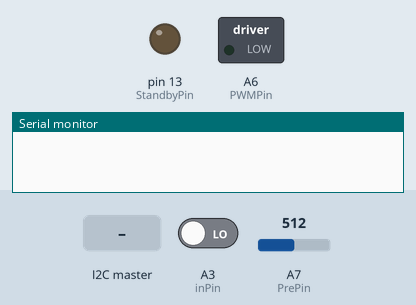
The sketch below on a simulated Teensy 4. Shown: switched loads named in the sketch (green lamp = pin HIGH), output pins drawn as LEDs (lit = HIGH), the last lines printed to the serial monitor. The test bench sets the inputs (shaded band); at power-on: A3 (inPin) LOW, A7 (PrePin) = 512. EEPROM starts erased.

Above: at 1.3 s.
1.4 s: A3 (inPin) driven HIGH
At 2.5 s:
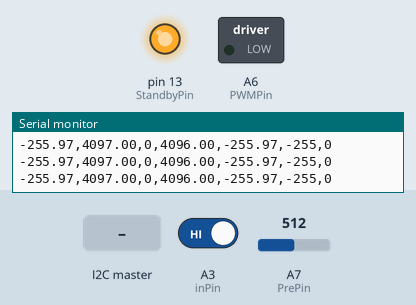
2.9 s: A3 (inPin) driven LOW
At 3.14 s:
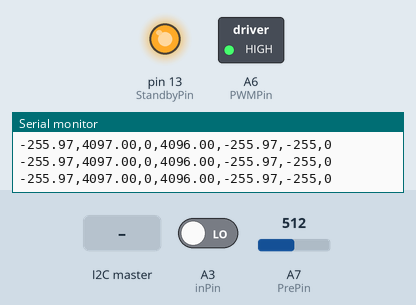
4.8 s: the I2C master sends "S"
At 5.7 s:
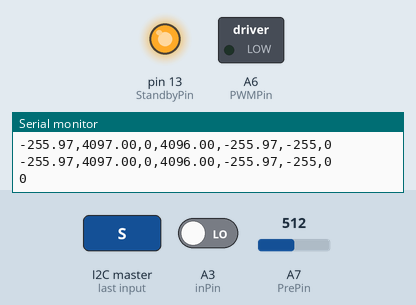
Timing chart, 0 to 7.8 s (numbered marks = the images above; inputs shaded):
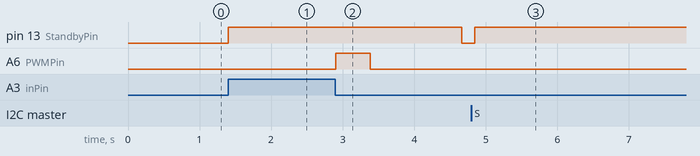

The sketch:

PM_PumpControl_NonStop_v4.ino
```cpp
/* Version 2.0
  -fixed pid input output scaling error
  -fixed pid output range error
  -increased program loop rate thus increasing pid correction rate
  -tunid pid to p=3,i=2,d=.3
*/


#include <EEPROM.h>
#include <PID_v1.h>
#include <Wire.h>
#include "RunningAverage.h"

//double Setpoint, Input, Output;
double Input = 0.0;
double Output = 0.0;
double Setpoint = 0.0;
String inByte = "";
int i=0;
int Bpress;
int Epress;
int nopid = 0;


//int PumpCode = 1;

// Parameter needs calibration
int MaxPower = 255;  // Max allowed power (out of 255)
int SetPre;      // Pressure corresponds to 10 l/min
int LowPreLim = 0; // Pressure corresponds to 9.5 l/min
int PMax = 0;          // powerlevel for pump

//Specify the links and initial PID tuning parameters, choose one
//PID myPID(&Input, &Output, &Setpoint,3,3,.2, DIRECT); // ODEN #1
PID myPID(&Input, &Output, &Setpoint,3,3,.2, DIRECT); // BALDOR #2
//PID myPID(&Input, &Output, &Setpoint,2,1.5,.2, DIRECT); // #3
//PID myPID(&Input, &Output, &Setpoint,2,1.5,.2, DIRECT); // LOKE #4


// motor A connected between A01 and A02
// pin A7 - read pressure sensor analog output
// pin A9 - adjust potentiometer
// pin 13 - Stanby
// pin 17 - read command from mainboard to turn on pump
// pin 18 - SDA pin for I2C communication
// pin 19 - SCL pin for I2C communication
// pin 20 - PWM output

int mspeed;
float vout;
float pressure;

// Pin assignments
const int PrePin = A7;          // Pressure sensor pin
const int AdjustPin = A9;       // Potentiometer pin
const int StandbyPin = 13;      // Motor board standby pin
const int inPin = 17;           // Read command from mainboard
//const int SDAPin = 18;          // SDA pin for I2C
//const int SCLPin = 19;          // SCL pin for I2C
const int PWMPin = 20;          // PWM output to motor control board

const int PreReadings = 1000;    // 1000 Average 5s pressure sensor for PID
const int OutReadings = 5;      // 5 Average 5s PID output to control pump
const int numReadings = 20;     // Average 20 pressure readings within 1s
int PumpStatus = 0;            // Pump on/off (off = 0, on = 1)
byte PumpUnload = 1;            // Unloaded = 1, fully load = 0
byte ShutDownCount = 0;         // Shut down pump slowly after command
int myindex = 0;                // the index of the current reading


RunningAverage Pre(PreReadings);// the readings from the analog input
RunningAverage Out(OutReadings);// the readings from the analog input
float average_P = 0;            // the average of pressure
float average_O = 0;            // the average of PID output
int pumpspeed = 0;

unsigned long TimeCount = 0;    // counting time step

void setup(){
  analogWriteFrequency(20, 488); // pwm frequenc. default = 488.28
  //analogWriteResolution(12);     // default = 8 (255)

  Wire.begin(8); //use for PM pump********************************************************************************
 // Wire.begin(4); // use foe VOC pump
  Wire.onRequest(requestEvent); // register event for I2C with mainboard
  Wire.onReceive(receiveEvent);
  analogReadRes(13); // Set Teensy analog resolution to 13 bits
  pinMode(PWMPin, OUTPUT);
  pinMode(PrePin, INPUT);
  pinMode(StandbyPin, OUTPUT);
  pinMode(inPin, INPUT);
  digitalWrite(inPin,LOW);

  digitalWrite(StandbyPin, LOW);  // turn off pump
  delay(50);
  Serial.begin(9600);    //open Serial port
  delay(100);


  //turn the PID on
  myPID.SetOutputLimits(-8191, 8191);
  myPID.SetMode(AUTOMATIC);
  //EEPROM.put(200, 1002);  // !!!ONLY USE THE VERY FIRST TIME LOADING TEENSY!!!
 // EEPROM.put(100, 5000);  // !!!ONLY USE THE VERY FIRST TIME LOADING TEENSY!!!
}

void loop(){
 // Serial.println("H");
        // read from the sensor and add into array
      Pre.addValue(analogRead(PrePin));
      // advance to the next position in the array:
        average_P = Pre.getAverage();

  if (nopid == 0){
    //Serial.println("H");
   if (digitalRead(inPin) == HIGH){
     // Serial.println("InCommand");
     // Receive command to turn on pump
     digitalWrite(StandbyPin, HIGH);
     //if (ShutDownCount == 0){Output = 5000; }
     PIDMain();
     ShutDownCount = 1; // Count shutdown
     }
   else{
     // Turn off pump
     if (ShutDownCount == 1){
       PumpSlowShutDown();
       ShutDownCount = 0;
       myindex = 0;
       initialize();   // reset PID
     }
   }
  }
}

void initialize() {
  myindex = 0;
  average_P =0;
  average_O = 0;
  pumpspeed = 0;

  TimeCount = 0;
  PumpStatus = 0;
  PumpUnload = 1;

  Pre.clear();
  Out.clear();

  Input = 0.0;
  Output = 0.0;
  Setpoint = 0.0;
 // myPID.Initialize();
}

void PumpSlowShutDown(){
// Slowly shutdown the pump within 1 second

  int countdown = 175;
  while (countdown > 0){
    analogWrite(PWMPin,countdown);
    countdown = countdown-2;
    delay(20);
  }
  digitalWrite(StandbyPin, LOW); // turn off pump
}

void PIDMain(){                   // PID main function
  //Serial.println("H");
  // Read the potentiometer reading as calibration
    EEPROM.get(100,SetPre);       //get stored pump control pressure
    PumpStatus = 1;

      // advance to the next position in the array:
      myindex = myindex + 1;

      // Update control after 1s
        myindex = 0;
        // Get the difference of sensor reading and set point
        Input = average_P - SetPre;
        // Calculate PID output
        myPID.Compute();
        // Obtain PID output:
        Out.addValue(Output);
        // Calculate output average
        average_O = Out.getAverage();
        // Control pump power
        analogWrite(PWMPin,min(Output/32,MaxPower));
        pumpspeed = PMax + (Output/32);
        // Print out to the screen
        Serial.print(Output/32);
        Serial.print(',');
        Serial.print(Input);
        Serial.print(',');
        Serial.print(PMax);
        Serial.print(',');
        Serial.print(average_P);
        Serial.print(',');
        Serial.print(average_O/32);
        Serial.print(',');
        Serial.print(pumpspeed);
        Serial.print(',');
        Serial.println(myindex);

  delay(10);
}

void requestEvent()  // function that executes whenever data is requested by main
{
  //Serial.println("H");
  //Serial.println("Request");
  char PresArray[12];
  String str;
  str = String(PumpStatus) + ',' + int(average_P) + ',' + int(pumpspeed);
  str.toCharArray(PresArray,12);
  Wire.print(PresArray);
 //  Serial.println(PresArray);
}

void receiveEvent(int howMany) {  //set pump control, bp pressures, and motor speed
  //Serial.println("H");
  while (Wire.available() > 0) {
    char c = Wire.read();
    inByte += c;
    i = 1;
  }
  if (i == 1 && inByte.startsWith("P")) {     //if first chars = P set pressure
   initialize();   // reset PID
   inByte = inByte.substring(1);
   int Epress = inByte.toInt();
   EEPROM.put(100, Epress);
   delay(50);
   SetPre = Epress;
   nopid = 0;
   i = 0;
   inByte = "";
  }
  else if (i == 1 && inByte.startsWith("B")) {               //if first chars = B set bar pressure
   inByte = inByte.substring(1);
   int Bpress = inByte.toInt();
   EEPROM.put(200, Bpress);
   delay(50);
   i = 0;
   nopid = 0;
   inByte = "";
  }
  else if (i == 1 && inByte.startsWith("S")) {               //if first chars = S set motor speed
   inByte = inByte.substring(1);
   mspeed = inByte.toInt();
   Serial.println(mspeed);
   digitalWrite(StandbyPin, HIGH);
   analogWrite(PWMPin,mspeed);
   pumpspeed = mspeed;
   nopid = 1;
   i = 0;
   inByte = "";
  }
}
```

Measured:
- after the input at 1.4 s, pin 13 (StandbyPin): LOW → HIGH at once
- after the input at 2.9 s, pin 13 (StandbyPin): HIGH → LOW after 1.8 s; A6 (PWMPin): LOW → HIGH at once, → LOW 0.48 s later
- after the input at 4.8 s, pin 13 (StandbyPin): LOW → HIGH after 0.05 s
